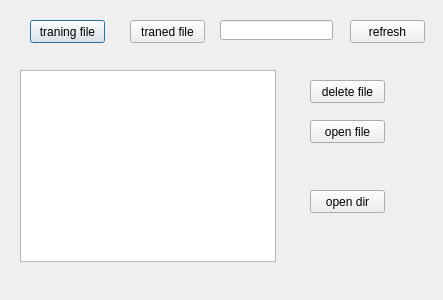
<?xml version="1.0" encoding="UTF-8"?>
<ui version="4.0">
 <class>EbDialogFileManager</class>
 <widget class="QDialog" name="EbDialogFileManager">
  <property name="geometry">
   <rect>
    <x>0</x>
    <y>0</y>
    <width>443</width>
    <height>300</height>
   </rect>
  </property>
  <property name="windowTitle">
   <string>Dialog</string>
  </property>
  <widget class="QPushButton" name="pushButtonTraningFile">
   <property name="geometry">
    <rect>
     <x>30</x>
     <y>20</y>
     <width>75</width>
     <height>23</height>
    </rect>
   </property>
   <property name="text">
    <string>traning file</string>
   </property>
  </widget>
  <widget class="QPushButton" name="pushButtonTranedFile">
   <property name="geometry">
    <rect>
     <x>130</x>
     <y>20</y>
     <width>75</width>
     <height>23</height>
    </rect>
   </property>
   <property name="text">
    <string>traned file</string>
   </property>
  </widget>
  <widget class="QLineEdit" name="lineEditSearch">
   <property name="geometry">
    <rect>
     <x>220</x>
     <y>20</y>
     <width>113</width>
     <height>20</height>
    </rect>
   </property>
  </widget>
  <widget class="QPushButton" name="pushButtonRefresh">
   <property name="geometry">
    <rect>
     <x>350</x>
     <y>20</y>
     <width>75</width>
     <height>23</height>
    </rect>
   </property>
   <property name="text">
    <string>refresh</string>
   </property>
  </widget>
  <widget class="QListWidget" name="listWidgetTranedFiles">
   <property name="geometry">
    <rect>
     <x>20</x>
     <y>70</y>
     <width>256</width>
     <height>192</height>
    </rect>
   </property>
  </widget>
  <widget class="QPushButton" name="pushButtonDeleteFile">
   <property name="geometry">
    <rect>
     <x>310</x>
     <y>80</y>
     <width>75</width>
     <height>23</height>
    </rect>
   </property>
   <property name="text">
    <string>delete file</string>
   </property>
  </widget>
  <widget class="QPushButton" name="pushButtonOpenFile">
   <property name="geometry">
    <rect>
     <x>310</x>
     <y>120</y>
     <width>75</width>
     <height>23</height>
    </rect>
   </property>
   <property name="text">
    <string>open file</string>
   </property>
  </widget>
  <widget class="QPushButton" name="pushButtonOpenDir">
   <property name="geometry">
    <rect>
     <x>310</x>
     <y>190</y>
     <width>75</width>
     <height>23</height>
    </rect>
   </property>
   <property name="text">
    <string>open dir</string>
   </property>
  </widget>
 </widget>
 <resources/>
 <connections/>
</ui>
